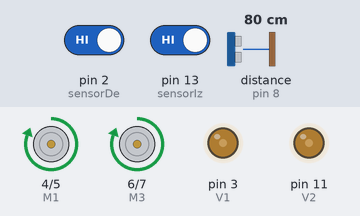
Bench run of a sketch on a simulated Arduino Uno, built with avr-gcc and run on an emulated ATmega328P. Shown: motor-driver pin pairs drawn as motors (green arrow = first pin HIGH = forward, orange = second pin HIGH = backward, longer = more drive), output pins drawn as LEDs (lit = HIGH). Wiring (inferred from the names in the program): ultrasonic range finder: trigger pin 9; echo pin 8. The inputs (shaded band) are chosen by the test bench; at power-on: distance to the obstacle (sensor on pin 8) 80 cm, pin 2 (sensorDe) HIGH, pin 13 (sensorIz) HIGH. The echo pulse lasts 58.3 µs per cm; pins used as bus, display or sensor lines are not drawn.

Above: at 1.2 s.
1.3 s: distance to the obstacle (sensor on pin 8) set to 13 cm
2.8 s: distance to the obstacle (sensor on pin 8) set to 10 cm
At 4.0 s:
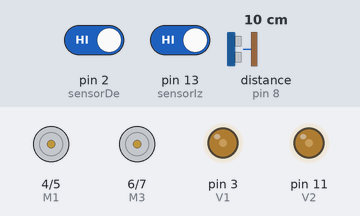
4.3 s: pin 2 (sensorDe) driven LOW
At 5.3 s:
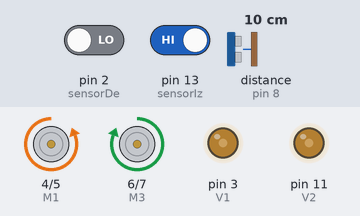
5.8 s: pin 13 (sensorIz) driven LOW
At 6.4 s:
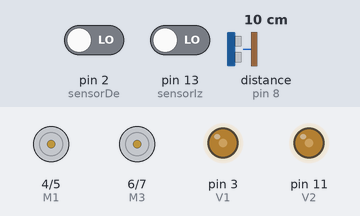
7.3 s: pin 2 (sensorDe) driven HIGH
At 7.6 s:
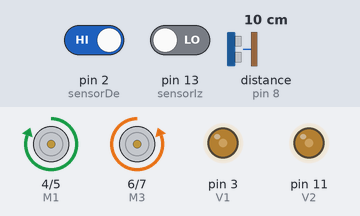
8.8 s: pin 13 (sensorIz) driven HIGH
At 9.9 s:
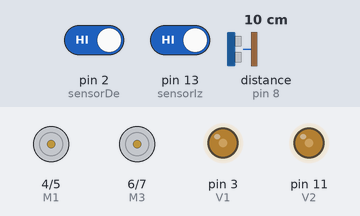
Timing chart, 0 to 11.3 s (numbered marks = the images above; inputs shaded):
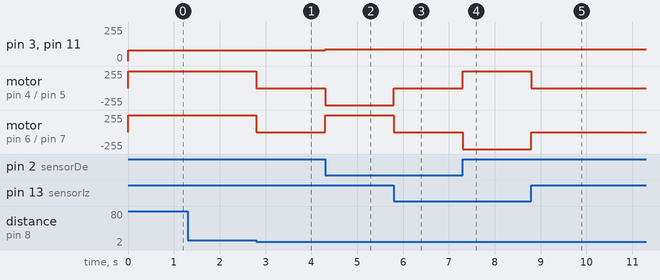

Measured:
- the behaviour switches between 12 and 11 cm on distance to the obstacle (sensor on pin 8) (found by bisection; images 0 and 1)
- after the input at 1.3 s, every drawn part: stays the same
- after the input at 2.8 s, motor on pin 4 (M1) / pin 5 (M2), motor on pin 6 (M3) / pin 7 (M4): forward 255/255 → stopped at once
- after the input at 4.3 s, pin 3 (V1), pin 11 (V2): 80/255 → 90/255 at once; motor on pin 4 (M1) / pin 5 (M2): stopped → backward 255/255 at once; motor on pin 6 (M3) / pin 7 (M4): stopped → forward 255/255 at once
- after the input at 5.8 s, motor on pin 4 (M1) / pin 5 (M2): backward 255/255 → stopped at once; motor on pin 6 (M3) / pin 7 (M4): forward 255/255 → stopped at once
- after the input at 7.3 s, motor on pin 4 (M1) / pin 5 (M2): stopped → forward 255/255 at once; motor on pin 6 (M3) / pin 7 (M4): stopped → backward 255/255 at once
- after the input at 8.8 s, motor on pin 4 (M1) / pin 5 (M2): forward 255/255 → stopped at once; motor on pin 6 (M3) / pin 7 (M4): backward 255/255 → stopped at once

The sketch:

16_seguidor_linea_ultrasonico.ino
```cpp
int M1=4;
int M2=5;
int M3=6;
int M4=7;

int V1=3;
int V2=11;

int sensorIz=13;
int sensorDe=2;

int SENSORI;
int SENSORD;

int trigger = 9;
int echo = 8;
long tiempo;
int distancia;

void setup() {
pinMode(M1,OUTPUT);
pinMode(M2,OUTPUT);
pinMode(M3,OUTPUT);
pinMode(M4,OUTPUT);

pinMode(V1,OUTPUT);
pinMode(V2,OUTPUT);

pinMode(trigger,OUTPUT);
pinMode(echo,INPUT);
digitalWrite(trigger,LOW);

Serial.begin(9600);
}

void loop() {
SENSORD = digitalRead(sensorDe);
SENSORI = digitalRead(sensorIz);

buscar_obstaculos();

if(SENSORD == 0 && SENSORI == 0){
  paro();
}

if(SENSORD == 0 && SENSORI == 1){
  girar_derecha();
}

if(SENSORD == 1 && SENSORI == 0){
  girar_izquierda();
}

if (SENSORD == 1 && SENSORI == 1 && distancia > 10 ){
  avanzar();
}

if(SENSORD == 1 && SENSORI == 1 && distancia <= 10){
 paro();
}


}

void avanzar(){
  digitalWrite (M1,HIGH);
  digitalWrite (M2,LOW);
  analogWrite (V1,80);

  digitalWrite (M3,HIGH);
  digitalWrite (M4,LOW);
  analogWrite (V2,80);
}

void paro(){
  digitalWrite (M1,LOW);
  digitalWrite (M2,LOW);
  digitalWrite (M3,LOW);
  digitalWrite (M4,LOW);
}

void girar_derecha(){
  digitalWrite(M1,LOW);
  digitalWrite(M2,HIGH);
  analogWrite(V1,90);

  digitalWrite(M3,HIGH);
  digitalWrite(M4,LOW);
  analogWrite(V2,90);
}

void girar_izquierda(){
  digitalWrite(M1,HIGH);
  digitalWrite(M2,LOW);
  analogWrite(V1,90);

  digitalWrite(M3,LOW);
  digitalWrite(M4,HIGH);
  analogWrite(V2,90);
}

void buscar_obstaculos(){
digitalWrite(trigger,LOW);
delayMicroseconds(5);
digitalWrite(trigger,HIGH);
delayMicroseconds(10);

digitalWrite(trigger,LOW);
tiempo = pulseIn(echo,HIGH);
distancia = (tiempo*0.034/2);

}
```
